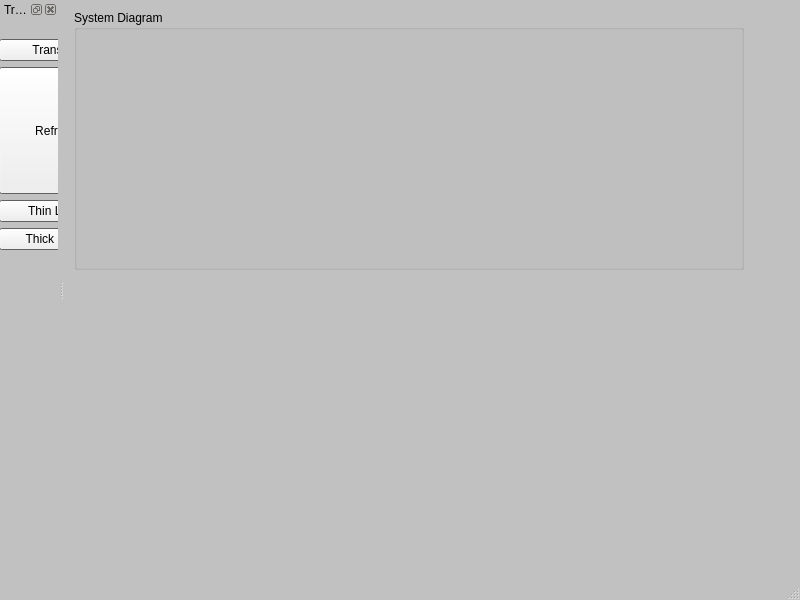
<?xml version="1.0" encoding="UTF-8"?>
<ui version="4.0">
 <class>MainWindow</class>
 <widget class="QMainWindow" name="MainWindow">
  <property name="geometry">
   <rect>
    <x>0</x>
    <y>0</y>
    <width>800</width>
    <height>600</height>
   </rect>
  </property>
  <property name="palette">
   <palette>
    <active>
     <colorrole role="Base">
      <brush brushstyle="SolidPattern">
       <color alpha="255">
        <red>222</red>
        <green>222</green>
        <blue>222</blue>
       </color>
      </brush>
     </colorrole>
     <colorrole role="Window">
      <brush brushstyle="SolidPattern">
       <color alpha="255">
        <red>193</red>
        <green>193</green>
        <blue>193</blue>
       </color>
      </brush>
     </colorrole>
    </active>
    <inactive>
     <colorrole role="Base">
      <brush brushstyle="SolidPattern">
       <color alpha="255">
        <red>222</red>
        <green>222</green>
        <blue>222</blue>
       </color>
      </brush>
     </colorrole>
     <colorrole role="Window">
      <brush brushstyle="SolidPattern">
       <color alpha="255">
        <red>193</red>
        <green>193</green>
        <blue>193</blue>
       </color>
      </brush>
     </colorrole>
    </inactive>
    <disabled>
     <colorrole role="Base">
      <brush brushstyle="SolidPattern">
       <color alpha="255">
        <red>193</red>
        <green>193</green>
        <blue>193</blue>
       </color>
      </brush>
     </colorrole>
     <colorrole role="Window">
      <brush brushstyle="SolidPattern">
       <color alpha="255">
        <red>193</red>
        <green>193</green>
        <blue>193</blue>
       </color>
      </brush>
     </colorrole>
    </disabled>
   </palette>
  </property>
  <property name="windowTitle">
   <string>Matrix Optics Calculator</string>
  </property>
  <widget class="QWidget" name="centralwidget">
   <widget class="QGroupBox" name="groupBox">
    <property name="geometry">
     <rect>
      <x>10</x>
      <y>10</y>
      <width>670</width>
      <height>260</height>
     </rect>
    </property>
    <property name="title">
     <string>System Diagram</string>
    </property>
   </widget>
  </widget>
  <widget class="QMenuBar" name="menubar">
   <property name="geometry">
    <rect>
     <x>0</x>
     <y>0</y>
     <width>800</width>
     <height>20</height>
    </rect>
   </property>
  </widget>
  <widget class="QStatusBar" name="statusbar"/>
  <widget class="QDockWidget" name="DockWidget">
   <property name="sizePolicy">
    <sizepolicy hsizetype="Minimum" vsizetype="Preferred">
     <horstretch>0</horstretch>
     <verstretch>0</verstretch>
    </sizepolicy>
   </property>
   <property name="palette">
    <palette>
     <active>
      <colorrole role="Base">
       <brush brushstyle="SolidPattern">
        <color alpha="255">
         <red>218</red>
         <green>218</green>
         <blue>218</blue>
        </color>
       </brush>
      </colorrole>
      <colorrole role="Window">
       <brush brushstyle="SolidPattern">
        <color alpha="255">
         <red>135</red>
         <green>135</green>
         <blue>135</blue>
        </color>
       </brush>
      </colorrole>
     </active>
     <inactive>
      <colorrole role="Base">
       <brush brushstyle="SolidPattern">
        <color alpha="255">
         <red>218</red>
         <green>218</green>
         <blue>218</blue>
        </color>
       </brush>
      </colorrole>
      <colorrole role="Window">
       <brush brushstyle="SolidPattern">
        <color alpha="255">
         <red>135</red>
         <green>135</green>
         <blue>135</blue>
        </color>
       </brush>
      </colorrole>
     </inactive>
     <disabled>
      <colorrole role="Base">
       <brush brushstyle="SolidPattern">
        <color alpha="255">
         <red>135</red>
         <green>135</green>
         <blue>135</blue>
        </color>
       </brush>
      </colorrole>
      <colorrole role="Window">
       <brush brushstyle="SolidPattern">
        <color alpha="255">
         <red>135</red>
         <green>135</green>
         <blue>135</blue>
        </color>
       </brush>
      </colorrole>
     </disabled>
    </palette>
   </property>
   <property name="windowTitle">
    <string>Transform</string>
   </property>
   <attribute name="dockWidgetArea">
    <number>1</number>
   </attribute>
   <widget class="QWidget" name="dockWidgetContents">
    <widget class="QWidget" name="verticalLayoutWidget">
     <property name="geometry">
      <rect>
       <x>-1</x>
       <y>20</y>
       <width>111</width>
       <height>211</height>
      </rect>
     </property>
     <layout class="QVBoxLayout" name="verticalLayout">
      <property name="rightMargin">
       <number>0</number>
      </property>
      <item>
       <widget class="QPushButton" name="pushButton">
        <property name="text">
         <string>Transfer</string>
        </property>
       </widget>
      </item>
      <item>
       <widget class="QPushButton" name="pushButton_2">
        <property name="enabled">
         <bool>true</bool>
        </property>
        <property name="sizePolicy">
         <sizepolicy hsizetype="Preferred" vsizetype="Minimum">
          <horstretch>0</horstretch>
          <verstretch>0</verstretch>
         </sizepolicy>
        </property>
        <property name="text">
         <string>Refract</string>
        </property>
       </widget>
      </item>
      <item>
       <widget class="QPushButton" name="pushButton_3">
        <property name="text">
         <string>Thin Lens</string>
        </property>
       </widget>
      </item>
      <item>
       <widget class="QPushButton" name="pushButton_4">
        <property name="text">
         <string>Thick Lens</string>
        </property>
       </widget>
      </item>
     </layout>
    </widget>
   </widget>
  </widget>
 </widget>
 <resources/>
 <connections/>
</ui>
